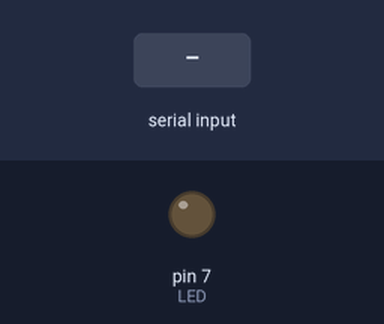
The sketch below on a simulated Arduino Uno, built with avr-gcc and run on an emulated ATmega328P. On the bench: output pins drawn as LEDs (lit = HIGH). The test bench sets the inputs (shaded band).

Above: at 1.2 s.
1.3 s: "1" received over the second serial link
At 1.9 s:
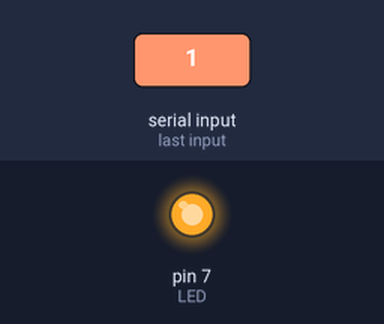
2.8 s: "0" received over the second serial link
At 3.1 s:
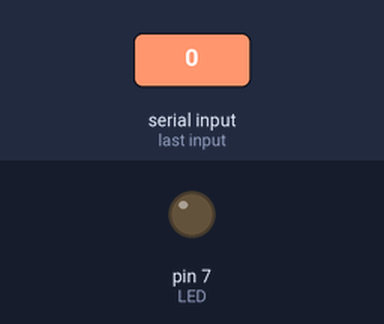
Timing chart, 0 to 5.8 s (numbered marks = the images above; inputs shaded):
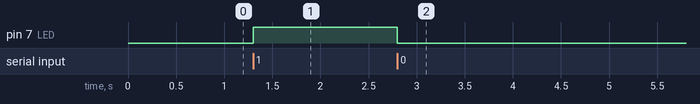

Measured:
- after the input at 1.3 s, pin 7 (LED): LOW → HIGH at once
- after the input at 2.8 s, pin 7 (LED): HIGH → LOW at once

The sketch:

Bluetooth_2.ino
```cpp
#include <SoftwareSerial.h>
SoftwareSerial mySerial(2, 3); // RX | TX
char c;
int  LED = 7;

void setup()
{
    Serial.begin(9600);
    pinMode(LED, OUTPUT);
    mySerial.begin(9600);
}

void loop()
{
  while (mySerial.available()){

  c = mySerial.read();
  if (c == '1')
  {
    digitalWrite(LED, HIGH);
  }
  if (c == '0')
  {
    digitalWrite(LED, LOW);
  }
  }
}
```
